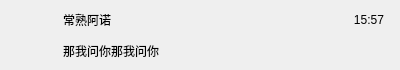
<?xml version="1.0" encoding="UTF-8"?>
<ui version="4.0">
 <class>ChatUserWid</class>
 <widget class="QWidget" name="ChatUserWid">
  <property name="geometry">
   <rect>
    <x>0</x>
    <y>0</y>
    <width>400</width>
    <height>70</height>
   </rect>
  </property>
  <property name="minimumSize">
   <size>
    <width>0</width>
    <height>70</height>
   </size>
  </property>
  <property name="maximumSize">
   <size>
    <width>16777215</width>
    <height>70</height>
   </size>
  </property>
  <property name="windowTitle">
   <string>Form</string>
  </property>
  <layout class="QHBoxLayout" name="horizontalLayout">
   <property name="spacing">
    <number>5</number>
   </property>
   <property name="leftMargin">
    <number>6</number>
   </property>
   <property name="topMargin">
    <number>2</number>
   </property>
   <property name="rightMargin">
    <number>6</number>
   </property>
   <property name="bottomMargin">
    <number>2</number>
   </property>
   <item>
    <widget class="QWidget" name="icon_wid" native="true">
     <property name="minimumSize">
      <size>
       <width>50</width>
       <height>50</height>
      </size>
     </property>
     <property name="maximumSize">
      <size>
       <width>50</width>
       <height>50</height>
      </size>
     </property>
     <layout class="QHBoxLayout" name="horizontalLayout_2">
      <property name="spacing">
       <number>0</number>
      </property>
      <property name="leftMargin">
       <number>0</number>
      </property>
      <property name="topMargin">
       <number>0</number>
      </property>
      <property name="rightMargin">
       <number>0</number>
      </property>
      <property name="bottomMargin">
       <number>0</number>
      </property>
      <item>
       <widget class="QLabel" name="icon_lb">
        <property name="minimumSize">
         <size>
          <width>45</width>
          <height>45</height>
         </size>
        </property>
        <property name="maximumSize">
         <size>
          <width>45</width>
          <height>45</height>
         </size>
        </property>
        <property name="text">
         <string/>
        </property>
       </widget>
      </item>
     </layout>
    </widget>
   </item>
   <item>
    <widget class="QWidget" name="user_info_wid" native="true">
     <layout class="QVBoxLayout" name="verticalLayout">
      <property name="spacing">
       <number>0</number>
      </property>
      <property name="leftMargin">
       <number>2</number>
      </property>
      <property name="topMargin">
       <number>2</number>
      </property>
      <property name="rightMargin">
       <number>2</number>
      </property>
      <property name="bottomMargin">
       <number>2</number>
      </property>
      <item>
       <widget class="QLabel" name="user_name_lb">
        <property name="text">
         <string>常熟阿诺</string>
        </property>
       </widget>
      </item>
      <item>
       <widget class="QLabel" name="user_chat_lb">
        <property name="text">
         <string>那我问你那我问你</string>
        </property>
       </widget>
      </item>
     </layout>
    </widget>
   </item>
   <item>
    <widget class="QWidget" name="time_wid" native="true">
     <property name="minimumSize">
      <size>
       <width>50</width>
       <height>50</height>
      </size>
     </property>
     <property name="maximumSize">
      <size>
       <width>50</width>
       <height>50</height>
      </size>
     </property>
     <layout class="QVBoxLayout" name="verticalLayout_2">
      <property name="topMargin">
       <number>0</number>
      </property>
      <property name="bottomMargin">
       <number>30</number>
      </property>
      <item>
       <widget class="QLabel" name="time_lb">
        <property name="text">
         <string>15:57</string>
        </property>
        <property name="alignment">
         <set>Qt::AlignmentFlag::AlignCenter</set>
        </property>
       </widget>
      </item>
     </layout>
    </widget>
   </item>
  </layout>
 </widget>
 <resources/>
 <connections/>
</ui>
